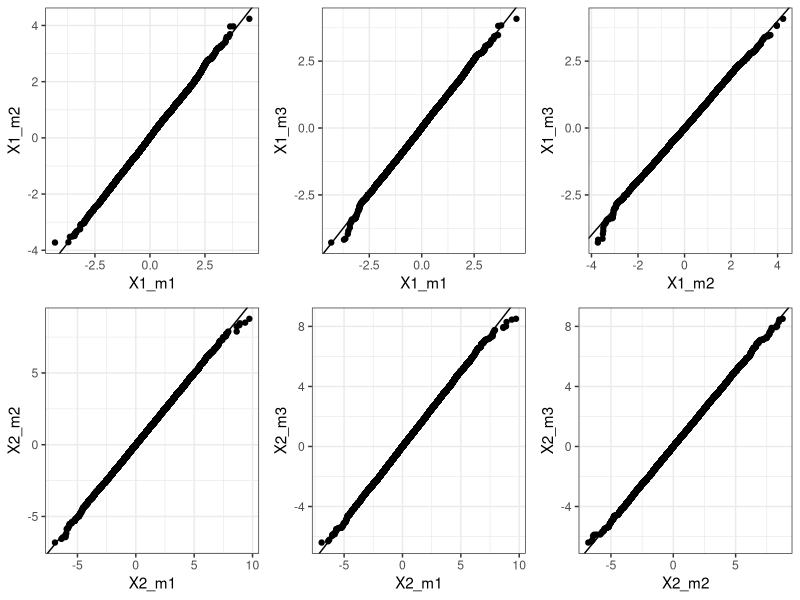
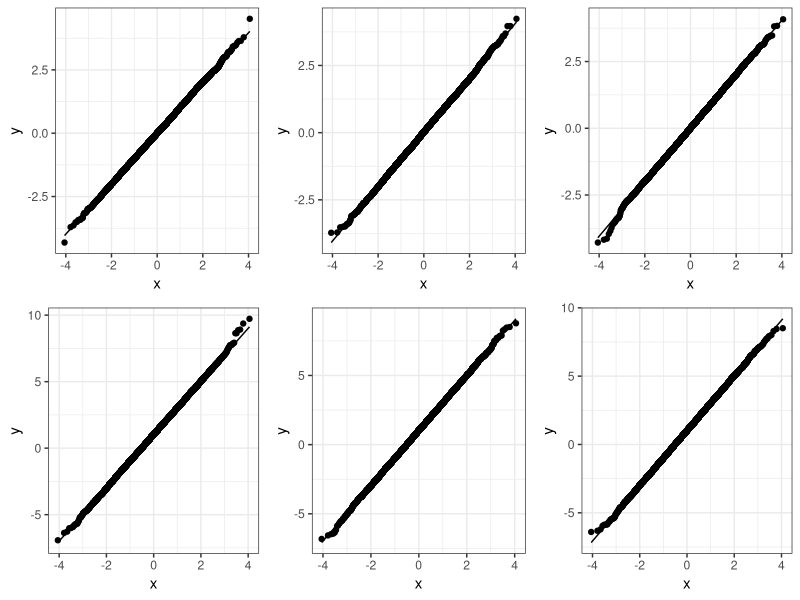
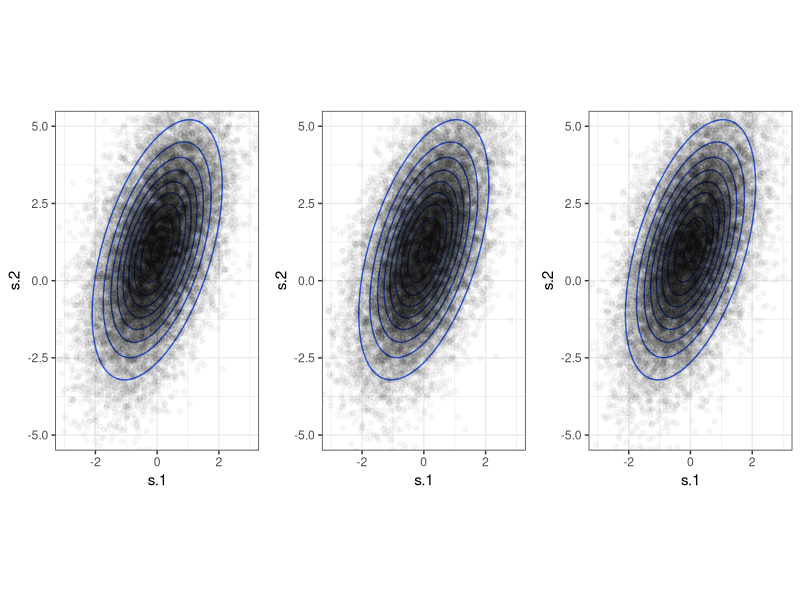

These charts were generated, in order, by the following R code:
library(MASS)
library(ggplot2)
library(dplyr)
library(gridExtra)
theme_set(theme_bw())
n <- 20000
xi <- c(0,1)
sigma <- matrix(c(1,1,1,4), nrow = 2)

#method 1
sim <- mvrnorm(n, xi, sigma)
X11 <- sim[,1]
X21 <- sim[,2]

#method 2 
X22 <- rnorm(n, xi[2], sqrt(sigma[2,2]))
X12 <- rnorm(n, 1/4*(X22-1), sqrt(3/4))

#method 3
X13 <- rnorm(n, xi[1], sqrt(sigma[1,1]))
X23 <- rnorm(n, 1 + X13, sqrt(3))


df_orig <- tibble(X1_m1 = X11,X1_m2 = X12, X1_m3 = X13, X2_m1 = X21,X2_m2 = X22, X2_m3 = X23)
df <- df_orig %>% mutate_all(sort)

#plots of marginals
grid.arrange(
df %>% ggplot(aes(x = X1_m1, y = X1_m2)) + geom_point() + geom_abline(),
df %>% ggplot(aes(x = X1_m1, y = X1_m3)) + geom_point() + geom_abline(),
df %>% ggplot(aes(x = X1_m2, y = X1_m3)) + geom_point() + geom_abline(),
df %>% ggplot(aes(x = X2_m1, y = X2_m2)) + geom_point() + geom_abline(),
df %>% ggplot(aes(x = X2_m1, y = X2_m3)) + geom_point() + geom_abline(),
df %>% ggplot(aes(x = X2_m2, y = X2_m3)) + geom_point() + geom_abline(),
nrow = 2
)
#Which all look correct. Now check against theoretical
grid.arrange(
  df %>% ggplot(aes(sample = X1_m1)) + geom_qq() + geom_qq_line(),
  df %>% ggplot(aes(sample = X1_m2)) + geom_qq() + geom_qq_line(),
  df %>% ggplot(aes(sample = X1_m3)) + geom_qq() + geom_qq_line(),
  df %>% ggplot(aes(sample = X2_m1)) + geom_qq() + geom_qq_line(),
  df %>% ggplot(aes(sample = X2_m2)) + geom_qq() + geom_qq_line(),
  df %>% ggplot(aes(sample = X2_m3)) + geom_qq() + geom_qq_line(),
  nrow = 2
)
#Which are also correct

#We check that the correlations are correct for the marginals:
#method 1
cov(X11,X11)
cov(X11,X21)
cov(X21,X21)

#method 2 
cov(X12,X12)
cov(X12,X22)
cov(X22,X22)

#method 3
cov(X13,X23)
cov(X13,X13)
cov(X23,X23)

#We can also do a scatter plot and overlay it with the density of the bivariate gaussian
data.grid <- expand.grid(s.1 = seq(-5, 5, length.out=200), s.2 = seq(-7, 7, length.out=200))
q.samp <- cbind(data.grid, prob = mvtnorm::dmvnorm(data.grid, mean = xi, sigma = sigma))
dense <- ggplot(q.samp, aes(x=s.1, y=s.2, z=prob)) + 
  geom_contour() +
  coord_fixed(xlim = c(-3, 3), ylim = c(-5, 5), ratio = 1) 

grid.arrange(
dense +  geom_point(data = df_orig, aes(x = X1_m1, y =X2_m1), inherit.aes = FALSE, alpha= 0.03),
dense +  geom_point(data = df_orig, aes(x = X1_m2, y =X2_m2), inherit.aes = FALSE, alpha= 0.03),
dense +  geom_point(data = df_orig, aes(x = X1_m3, y =X2_m3), inherit.aes = FALSE, alpha= 0.03),
ncol = 3
)
#All of which look very reasonable.


